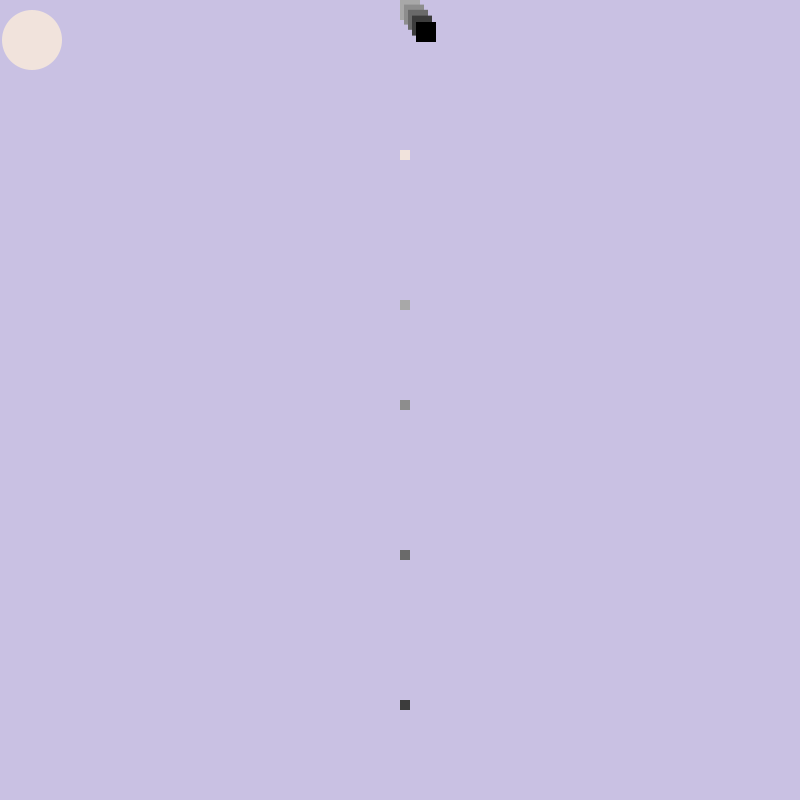
Frame 1 (no input)
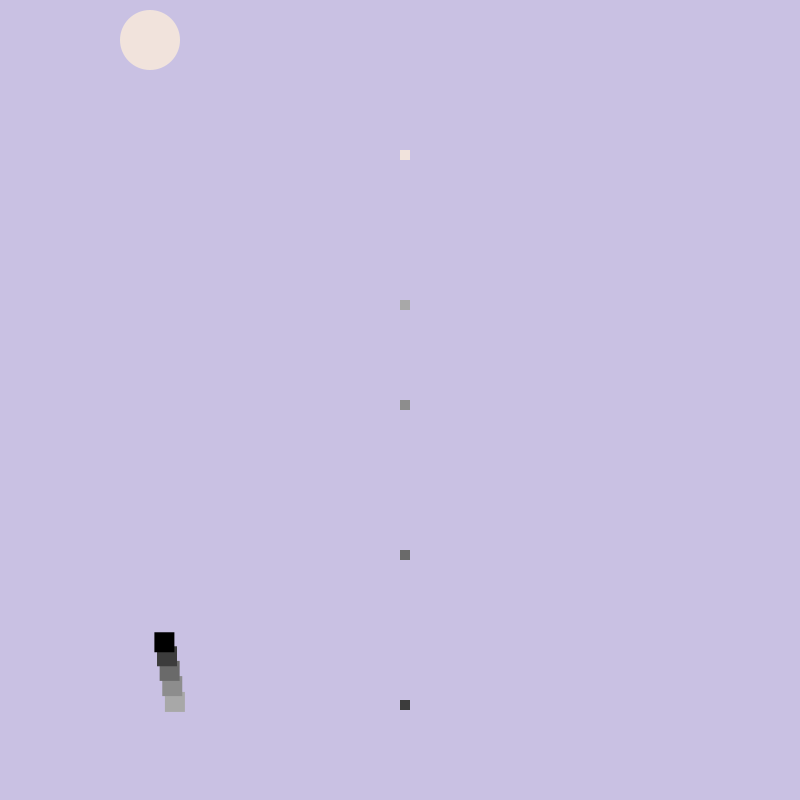
Frame 60 (the mouse pressed at the canvas centre just before this capture)
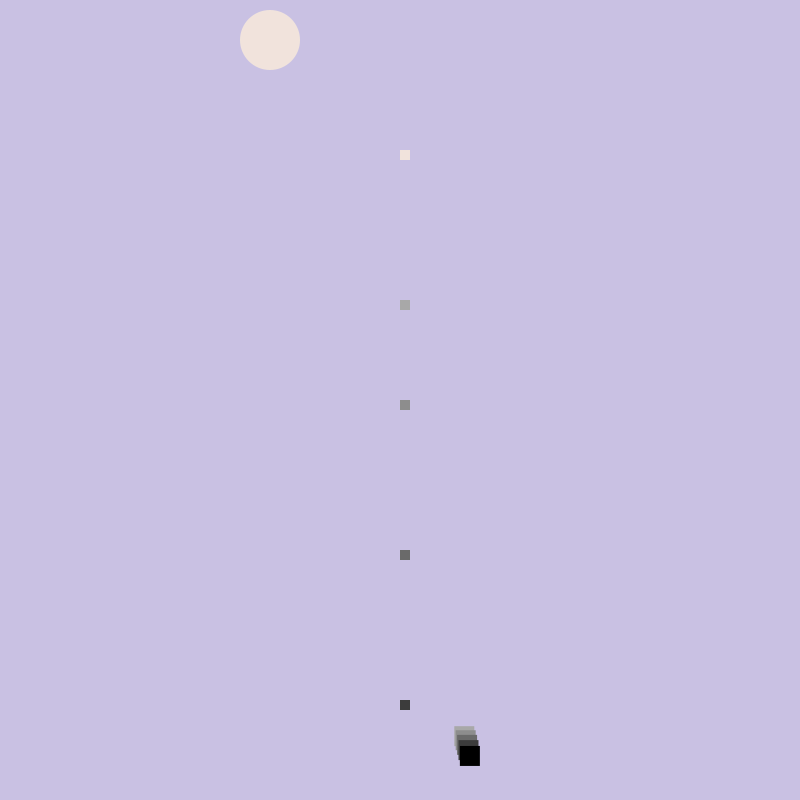
Frame 120 (the mouse held since frame 60 and released just before this capture)

The Processing sketch that drew these frames (run headless with seeded random() and noise(); from frame 60 on, the mouse is pressed at the canvas centre):

// Processing sketch: processing_79441
// ── processing_79441.pde

//Sul Kim
// November 16, 2012
// Creative Computing

int circle_x=30;
int circle_y=40;
int circle_radius=30;
int circle_speed =2;
int[] positionXList;
int[] positionYList;
int[] mySize;
float speedX, speedY;
float objectX, objectY, objectWidth, objectHeight;
float GRAVITY = 0.6;
float DAMPING = .9;
float FRICTION = .9;


void setup() {
  size(800,800);
   noStroke();
    
  objectX = width/2;
  objectY = 0;
 
  objectWidth = 20;
  objectHeight = objectWidth;
 
  speedX = 4;
  speedY = 4;



   positionYList = new int[5];
  positionYList[0] = 150;
  positionYList[1] = 300;
  positionYList[2] = 400;
  positionYList[3] = 550;
  positionYList[4] = 700;
 
  positionXList = new int[5];
  positionXList[0] = 400;
  positionXList[1] = 400;
  positionXList[2] = 400;
  positionXList[3] = 400;
  positionXList[4] = 400;
 
  mySize = new int[5];
 
  for (int i = 0; i < 5; i++)
  {
    mySize[i] = 10;
  }
}

void draw() {
  background(50,20,150);
  fill(200,150,120);
  circle_x=circle_x+circle_speed;
  //if it reaches an edge change direction
  //if circle_x reaches width
  if (circle_x>width) {
  //change direction
  circle_speed=-circle_speed;
  // or circle_speed=circle_speed*-1;
  };
  if (circle_x<0) {
    circle_speed=-circle_speed;
  };
  //draw ellipse that you will move
ellipse(circle_x,circle_y, circle_radius*2,circle_radius*2);
for (int i = 0; i < 5; i++) {
    rect(positionXList[i], positionYList[i], mySize[i], mySize[i]);
  fill(255, 60);
  rect(0, 0, width, height);
drawObject();
  adjustForGravity();
  updateObjectLocation();
  checkForCollision();



 

  }
}

void mousePressed() {
  for (int i = 0; i <5; i++) {
    
    if (mouseX > 400 && (mouseX < 400 + mySize[i]) && mouseY > positionYList[i] && (mouseY < positionYList[i]+mySize[i]))
    {
      mySize[i] = mySize[i] + 1;
    }
  }
}
void drawObject() {
  fill(0);
  rect(objectX, objectY, objectWidth, objectHeight);
}
void updateObjectLocation() {
  objectX = objectX + speedX;
  objectY = objectY + speedY;
}
 
void adjustForGravity() {
  speedY = speedY + GRAVITY;
}
 
void checkForCollision() {
  if (objectX > width - objectWidth) {
    objectX = width - objectWidth;
    speedX = -1 * speedX;
  }
else if (objectX < 0) {
    objectX = 0;
    speedX = -1 * speedX;
  }
 
  // Check for floor collision:
  if (objectY > height - objectHeight) {
    objectY = height - objectHeight;
    speedY = -1 * speedY;
    speedY = DAMPING * speedY;
    speedX = FRICTION * speedX;
  }
}
